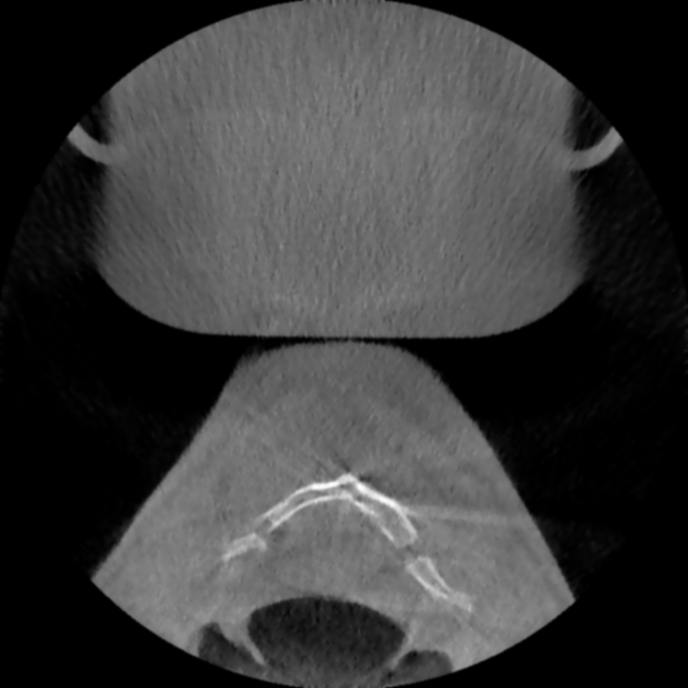
#> input picture denoised_7x7/9504i5c9jde103011000.png, 688 x 688 px; its folder holds only this picture in this run
$ python sharpening.py
#> lines starting #> are read from the running program, lines starting #| are printed output that depends on the picture
### utils.py
import os
import numpy as np
import png
import pydicom as dicom
import cv2

# [74 lines left out: functions _dicom_to_png, convert_file, convert_folder, not called in this run]


def read_png(filename, log=True):
    """
    Reads a PNG image using OpenCV and converts it to a numpy array.
    """
#> called with filename = 'denoised_7x7/9504i5c9jde103011000.png', log = True
    image = cv2.imread(filename, cv2.IMREAD_GRAYSCALE)
#> image is the input picture: shape (688, 688); min 0, max 253, mean 57.5
    if log:
        print("Beolvasott kép mérete:", image.shape)
#| Beolvasott kép mérete: (688, 688)

    return image


def save_png(image, filename):
    """
    Saves a numpy array as a PNG file using OpenCV.
    """
    cv2.imwrite(filename, image)


def scale_to_0_255(image):
    """
    Scales the pixel values of an image to the range [0, 255].
    This function takes an image with arbitrary pixel values and scales them
    linearly so that the minimum pixel value becomes 0 and the maximum pixel
    value becomes 255. The resulting image is returned as an array of type
    uint8.
    Parameters:
        image (numpy.ndarray): The input image to be scaled.
    Returns:
        numpy.ndarray: The scaled image with pixel values in the range [0, 255].
    """
    min_pixel = np.min(image)
    max_pixel = np.max(image)
    scaled_image = 255 * (image - min_pixel) / (max_pixel - min_pixel)

    return scaled_image.astype(np.uint8)


# [57 lines left out: functions from_folder_to_3d_grid, save_to_obj, not called in this run]

### sharpening.py
import os
import numpy as np
from utils import read_png, save_png, scale_to_0_255

def laplace_filter(image):
    """
    Applies a Laplace filter to the input image to enhance edges.
    Parameters:
        image (numpy.ndarray): A 2D array representing the grayscale image to be filtered.
    Returns:
        numpy.ndarray: A 2D array representing the filtered image with enhanced edges.
    """
    kernel = np.array([[0, -1, 0],
                       [-1, 4, -1],
                       [0, -1, 0]])

    height, width = image.shape
#> height = 688; width = 688
    filtered_image = np.zeros((height, width))

    for i in range(1, height - 1):
        for j in range(1, width - 1):
            filtered_value = np.sum(kernel * image[i-1:i+2, j-1:j+2])
            filtered_image[i, j] = filtered_value
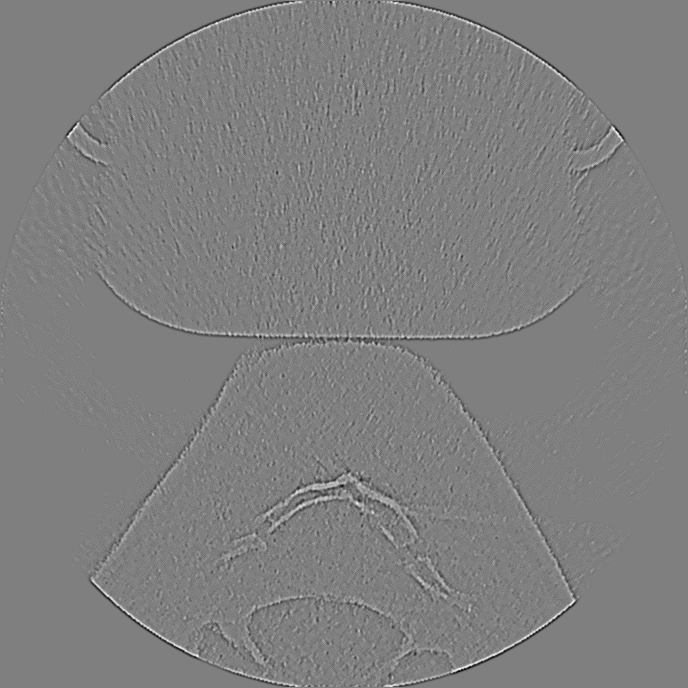
#> filtered_image: shape (688, 688) float64; min -37, max 37, mean 0; drawn with min black and max white

    return filtered_image

def enhance_image(original_image, A):
    """
    Enhance the given image by applying a Laplacian filter and scaling the result.
    Parameters:
        original_image (numpy.ndarray): The original image to be enhanced.
        A (float): The scaling factor for the Laplacian image.
    Returns:
        numpy.ndarray: The enhanced image scaled to the range [0, 255] and converted to uint8.
    """
    laplacian_image = laplace_filter(original_image)
    enhanced_image = original_image - A * laplacian_image
    enhanced_image = scale_to_0_255(enhanced_image)
#> in scale_to_0_255, `min_pixel = np.min(image)`: min_pixel = -7.5
#> in scale_to_0_255, `max_pixel = np.max(image)`: max_pixel = 259.5
    enhanced_image = enhanced_image.astype(np.uint8)

    return enhanced_image


A_value = -0.5
input_folder = "denoised_7x7"
output_folder = "sharpened_m0dot5"

os.makedirs(output_folder, exist_ok=True)

for sub_folder, subdirs, files in os.walk(input_folder):
    for file in files:
        file_path = os.path.join(sub_folder, file)

        if os.path.isfile(file_path):
            rel_path = os.path.relpath(sub_folder, input_folder)
            output_folder_path = os.path.join(output_folder, rel_path)

            if not os.path.exists(output_folder_path):
                os.makedirs(output_folder_path)

            if not file.lower().endswith('.png'):
                output_file = f'{file}.png'
            else:
                output_file = file

            output_file_path = os.path.join(output_folder_path, output_file)

            try:
                im = read_png(file_path)
                filtered_im = enhance_image(im, A_value)

                save_png(filtered_im, output_file_path)

                print('SUCCESS>', file_path, '-->', output_file_path)
            except Exception as e:
                print('FAIL>', file_path, '-->', output_file_path, ':', e)

$ run again, on denoised_7x7/9504i5c9jde103011089.png
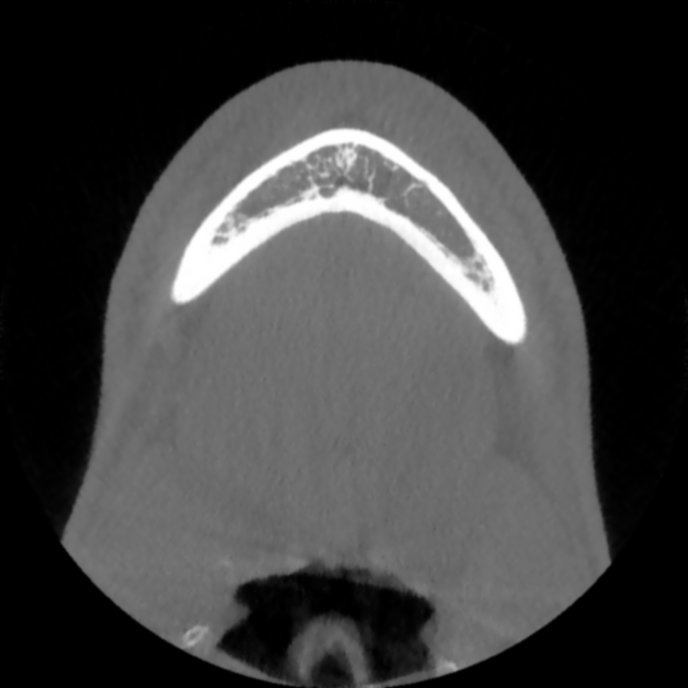
#> input picture denoised_7x7/9504i5c9jde103011089.png, 688 x 688 px
#> in read_png, image is the input picture: shape (688, 688); min 0, max 255, mean 62.9
#| Beolvasott kép mérete: (688, 688)
#> after the loop in laplace_filter, `for i in range(1, height - 1):`:
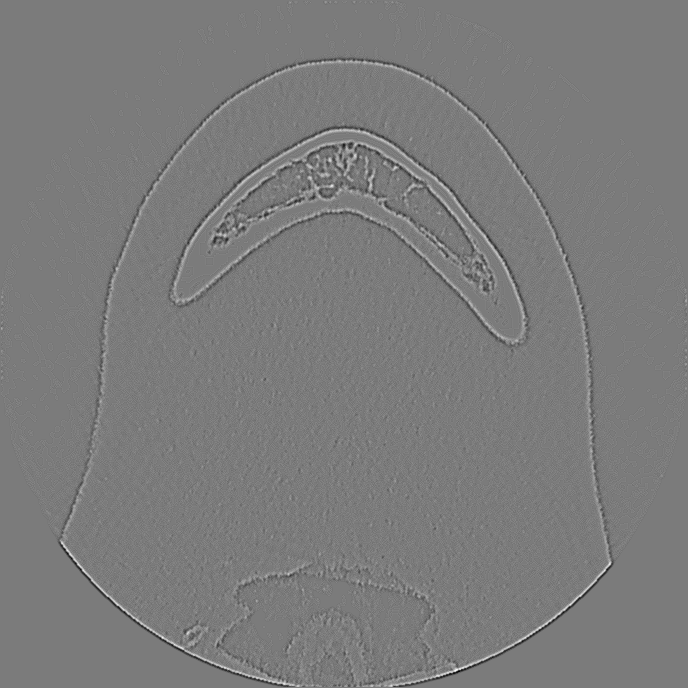
#> filtered_image: shape (688, 688) float64; min -35, max 37, mean 0; drawn with min black and max white
#> min_pixel = -7.5
#> max_pixel = 259

$ run again, on denoised_7x7/9504i5c9jde103011115.png
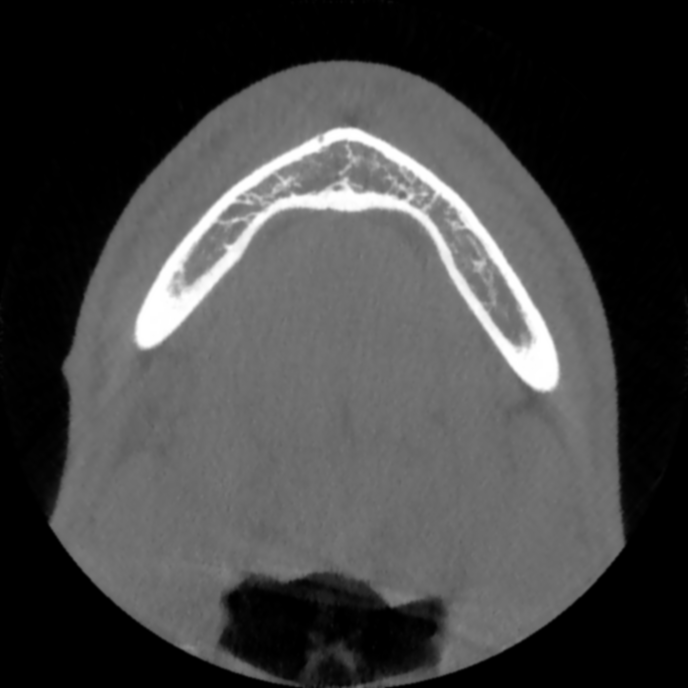
#> input picture denoised_7x7/9504i5c9jde103011115.png, 688 x 688 px
#> in read_png, image is the input picture: shape (688, 688); min 0, max 255, mean 66.6
#| Beolvasott kép mérete: (688, 688)
#> after the loop in laplace_filter, `for i in range(1, height - 1):`:
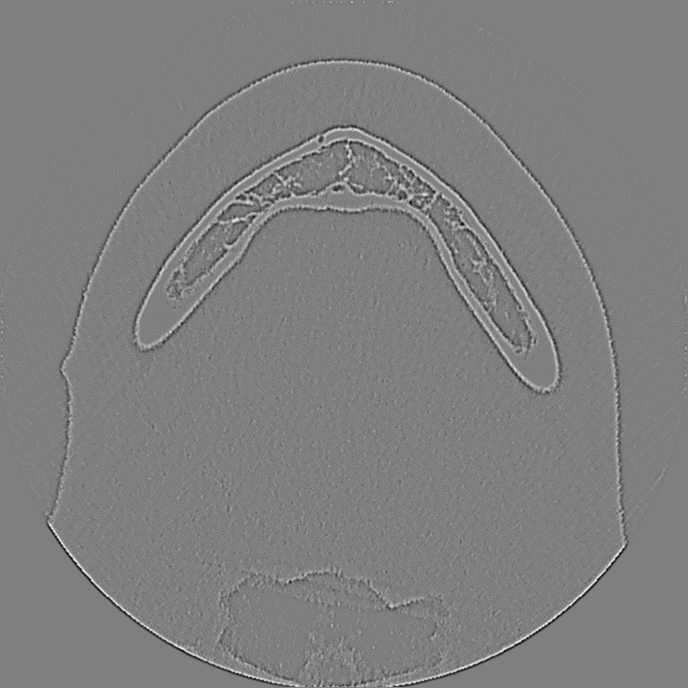
#> filtered_image: shape (688, 688) float64; min -32, max 32, mean 0; drawn with min black and max white
#> min_pixel = -6.5
#> max_pixel = 259
